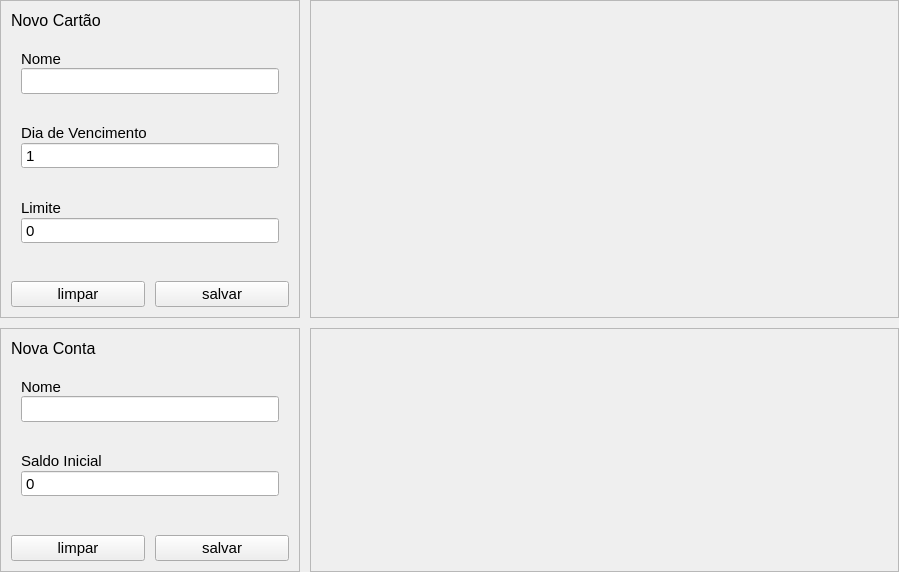
<?xml version="1.0" encoding="UTF-8"?>
<ui version="4.0">
 <class>CardAccountForm</class>
 <widget class="QWidget" name="CardAccountForm">
  <property name="geometry">
   <rect>
    <x>0</x>
    <y>0</y>
    <width>899</width>
    <height>572</height>
   </rect>
  </property>
  <property name="windowTitle">
   <string>Form</string>
  </property>
  <layout class="QGridLayout" name="gridLayout" columnstretch="0,1" columnminimumwidth="300,0">
   <property name="leftMargin">
    <number>0</number>
   </property>
   <property name="topMargin">
    <number>0</number>
   </property>
   <property name="rightMargin">
    <number>0</number>
   </property>
   <property name="bottomMargin">
    <number>0</number>
   </property>
   <property name="spacing">
    <number>10</number>
   </property>
   <item row="0" column="0">
    <widget class="QFrame" name="frame">
     <property name="frameShape">
      <enum>QFrame::StyledPanel</enum>
     </property>
     <property name="frameShadow">
      <enum>QFrame::Raised</enum>
     </property>
     <layout class="QVBoxLayout" name="verticalLayout_4">
      <property name="spacing">
       <number>10</number>
      </property>
      <property name="leftMargin">
       <number>10</number>
      </property>
      <property name="topMargin">
       <number>10</number>
      </property>
      <property name="rightMargin">
       <number>10</number>
      </property>
      <property name="bottomMargin">
       <number>10</number>
      </property>
      <item>
       <widget class="QLabel" name="lbNovoCartao">
        <property name="font">
         <font>
          <family>Segoe UI</family>
          <pointsize>12</pointsize>
         </font>
        </property>
        <property name="text">
         <string>Novo Cartão</string>
        </property>
       </widget>
      </item>
      <item>
       <widget class="QWidget" name="widNomeCartao" native="true">
        <layout class="QVBoxLayout" name="verticalLayout">
         <property name="spacing">
          <number>0</number>
         </property>
         <property name="leftMargin">
          <number>10</number>
         </property>
         <property name="topMargin">
          <number>10</number>
         </property>
         <property name="rightMargin">
          <number>10</number>
         </property>
         <property name="bottomMargin">
          <number>10</number>
         </property>
         <item>
          <widget class="QLabel" name="label_2">
           <property name="font">
            <font>
             <family>Segoe UI</family>
             <pointsize>11</pointsize>
            </font>
           </property>
           <property name="text">
            <string>Nome</string>
           </property>
          </widget>
         </item>
         <item>
          <widget class="QLineEdit" name="leNomeCartao">
           <property name="font">
            <font>
             <family>Segoe UI</family>
             <pointsize>11</pointsize>
            </font>
           </property>
          </widget>
         </item>
        </layout>
       </widget>
      </item>
      <item>
       <widget class="QWidget" name="widVencimento" native="true">
        <layout class="QVBoxLayout" name="verticalLayout_2">
         <property name="spacing">
          <number>0</number>
         </property>
         <property name="leftMargin">
          <number>10</number>
         </property>
         <property name="topMargin">
          <number>10</number>
         </property>
         <property name="rightMargin">
          <number>10</number>
         </property>
         <property name="bottomMargin">
          <number>10</number>
         </property>
         <item>
          <widget class="QLabel" name="label_3">
           <property name="font">
            <font>
             <family>Segoe UI</family>
             <pointsize>11</pointsize>
            </font>
           </property>
           <property name="text">
            <string>Dia de Vencimento</string>
           </property>
          </widget>
         </item>
         <item>
          <widget class="QSpinBox" name="sbVencimento">
           <property name="font">
            <font>
             <family>Segoe UI</family>
             <pointsize>11</pointsize>
            </font>
           </property>
           <property name="buttonSymbols">
            <enum>QAbstractSpinBox::NoButtons</enum>
           </property>
           <property name="minimum">
            <number>1</number>
           </property>
           <property name="maximum">
            <number>31</number>
           </property>
          </widget>
         </item>
        </layout>
       </widget>
      </item>
      <item>
       <widget class="QWidget" name="widLimite" native="true">
        <layout class="QVBoxLayout" name="verticalLayout_3">
         <property name="spacing">
          <number>0</number>
         </property>
         <property name="leftMargin">
          <number>10</number>
         </property>
         <property name="topMargin">
          <number>10</number>
         </property>
         <property name="rightMargin">
          <number>10</number>
         </property>
         <property name="bottomMargin">
          <number>10</number>
         </property>
         <item>
          <widget class="QLabel" name="label_4">
           <property name="font">
            <font>
             <family>Segoe UI</family>
             <pointsize>11</pointsize>
            </font>
           </property>
           <property name="text">
            <string>Limite</string>
           </property>
          </widget>
         </item>
         <item>
          <widget class="QSpinBox" name="sbLimite">
           <property name="font">
            <font>
             <family>Segoe UI</family>
             <pointsize>11</pointsize>
            </font>
           </property>
           <property name="buttonSymbols">
            <enum>QAbstractSpinBox::NoButtons</enum>
           </property>
           <property name="maximum">
            <number>99999</number>
           </property>
          </widget>
         </item>
        </layout>
       </widget>
      </item>
      <item>
       <spacer name="verticalSpacer">
        <property name="orientation">
         <enum>Qt::Vertical</enum>
        </property>
        <property name="sizeHint" stdset="0">
         <size>
          <width>20</width>
          <height>40</height>
         </size>
        </property>
       </spacer>
      </item>
      <item>
       <widget class="QWidget" name="widget" native="true">
        <layout class="QHBoxLayout" name="horizontalLayout">
         <property name="spacing">
          <number>10</number>
         </property>
         <property name="leftMargin">
          <number>0</number>
         </property>
         <property name="topMargin">
          <number>0</number>
         </property>
         <property name="rightMargin">
          <number>0</number>
         </property>
         <property name="bottomMargin">
          <number>0</number>
         </property>
         <item>
          <widget class="QPushButton" name="btnLimparCartao">
           <property name="font">
            <font>
             <family>Segoe UI</family>
             <pointsize>11</pointsize>
            </font>
           </property>
           <property name="text">
            <string>limpar</string>
           </property>
          </widget>
         </item>
         <item>
          <widget class="QPushButton" name="btnSalvarCartao">
           <property name="font">
            <font>
             <family>Segoe UI</family>
             <pointsize>11</pointsize>
            </font>
           </property>
           <property name="text">
            <string>salvar</string>
           </property>
          </widget>
         </item>
        </layout>
       </widget>
      </item>
     </layout>
    </widget>
   </item>
   <item row="0" column="1">
    <widget class="QFrame" name="frameCartoes">
     <property name="frameShape">
      <enum>QFrame::StyledPanel</enum>
     </property>
     <property name="frameShadow">
      <enum>QFrame::Raised</enum>
     </property>
    </widget>
   </item>
   <item row="1" column="0">
    <widget class="QFrame" name="frame_2">
     <property name="frameShape">
      <enum>QFrame::StyledPanel</enum>
     </property>
     <property name="frameShadow">
      <enum>QFrame::Raised</enum>
     </property>
     <layout class="QVBoxLayout" name="verticalLayout_5">
      <property name="spacing">
       <number>10</number>
      </property>
      <property name="leftMargin">
       <number>10</number>
      </property>
      <property name="topMargin">
       <number>10</number>
      </property>
      <property name="rightMargin">
       <number>10</number>
      </property>
      <property name="bottomMargin">
       <number>10</number>
      </property>
      <item>
       <widget class="QLabel" name="lbNovaConta">
        <property name="font">
         <font>
          <family>Segoe UI</family>
          <pointsize>12</pointsize>
         </font>
        </property>
        <property name="text">
         <string>Nova Conta</string>
        </property>
       </widget>
      </item>
      <item>
       <widget class="QWidget" name="widNomeConta" native="true">
        <layout class="QVBoxLayout" name="verticalLayout_6">
         <property name="spacing">
          <number>0</number>
         </property>
         <property name="leftMargin">
          <number>10</number>
         </property>
         <property name="topMargin">
          <number>10</number>
         </property>
         <property name="rightMargin">
          <number>10</number>
         </property>
         <property name="bottomMargin">
          <number>10</number>
         </property>
         <item>
          <widget class="QLabel" name="label_5">
           <property name="font">
            <font>
             <family>Segoe UI</family>
             <pointsize>11</pointsize>
            </font>
           </property>
           <property name="text">
            <string>Nome</string>
           </property>
          </widget>
         </item>
         <item>
          <widget class="QLineEdit" name="leNomeConta">
           <property name="font">
            <font>
             <family>Segoe UI</family>
             <pointsize>11</pointsize>
            </font>
           </property>
          </widget>
         </item>
        </layout>
       </widget>
      </item>
      <item>
       <widget class="QWidget" name="widInicial" native="true">
        <layout class="QVBoxLayout" name="verticalLayout_7">
         <property name="spacing">
          <number>0</number>
         </property>
         <property name="leftMargin">
          <number>10</number>
         </property>
         <property name="topMargin">
          <number>10</number>
         </property>
         <property name="rightMargin">
          <number>10</number>
         </property>
         <property name="bottomMargin">
          <number>10</number>
         </property>
         <item>
          <widget class="QLabel" name="label_6">
           <property name="font">
            <font>
             <family>Segoe UI</family>
             <pointsize>11</pointsize>
            </font>
           </property>
           <property name="text">
            <string>Saldo Inicial</string>
           </property>
          </widget>
         </item>
         <item>
          <widget class="QSpinBox" name="sbInicial">
           <property name="font">
            <font>
             <family>Segoe UI</family>
             <pointsize>11</pointsize>
            </font>
           </property>
           <property name="buttonSymbols">
            <enum>QAbstractSpinBox::NoButtons</enum>
           </property>
           <property name="minimum">
            <number>0</number>
           </property>
           <property name="maximum">
            <number>99999</number>
           </property>
          </widget>
         </item>
        </layout>
       </widget>
      </item>
      <item>
       <spacer name="verticalSpacer_2">
        <property name="orientation">
         <enum>Qt::Vertical</enum>
        </property>
        <property name="sizeHint" stdset="0">
         <size>
          <width>20</width>
          <height>40</height>
         </size>
        </property>
       </spacer>
      </item>
      <item>
       <widget class="QWidget" name="widget_2" native="true">
        <layout class="QHBoxLayout" name="horizontalLayout_2">
         <property name="spacing">
          <number>10</number>
         </property>
         <property name="leftMargin">
          <number>0</number>
         </property>
         <property name="topMargin">
          <number>0</number>
         </property>
         <property name="rightMargin">
          <number>0</number>
         </property>
         <property name="bottomMargin">
          <number>0</number>
         </property>
         <item>
          <widget class="QPushButton" name="btnLimparConta">
           <property name="font">
            <font>
             <family>Segoe UI</family>
             <pointsize>11</pointsize>
            </font>
           </property>
           <property name="text">
            <string>limpar</string>
           </property>
          </widget>
         </item>
         <item>
          <widget class="QPushButton" name="btnSalvarConta">
           <property name="font">
            <font>
             <family>Segoe UI</family>
             <pointsize>11</pointsize>
            </font>
           </property>
           <property name="text">
            <string>salvar</string>
           </property>
          </widget>
         </item>
        </layout>
       </widget>
      </item>
     </layout>
    </widget>
   </item>
   <item row="1" column="1">
    <widget class="QFrame" name="frameContas">
     <property name="frameShape">
      <enum>QFrame::StyledPanel</enum>
     </property>
     <property name="frameShadow">
      <enum>QFrame::Raised</enum>
     </property>
    </widget>
   </item>
  </layout>
 </widget>
 <resources/>
 <connections/>
</ui>
